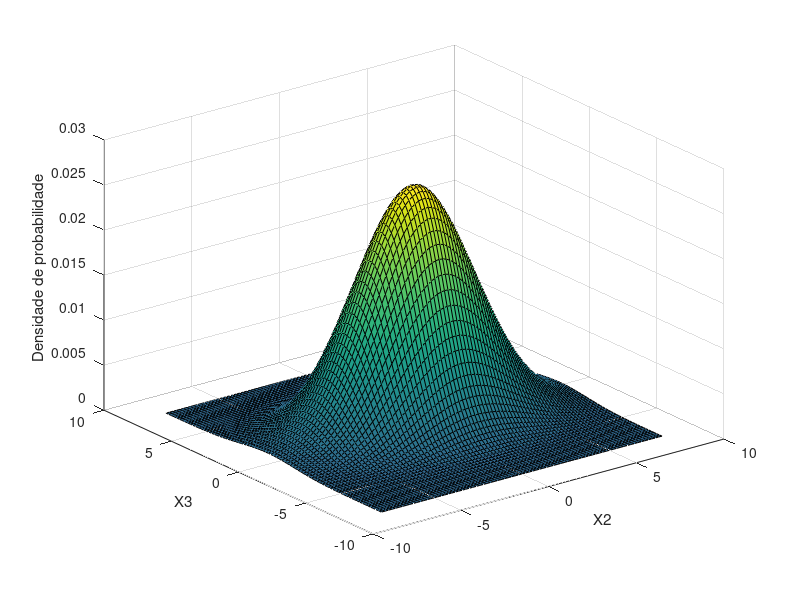

Reproduce this figure in MATLAB.
mu = [0 0];
Sigma = [9 -.5;-0.5 4];
x1 = -8:.2:8; x2 = -8:.2:8;
[X1,X2] = meshgrid(x1,x2);
F = mvnpdf([X1(:) X2(:)],mu,Sigma);
F = reshape(F,length(x2),length(x1));
surf(x1,x2,F);%superficie
caxis([min(F(:))-.5*range(F(:)),max(F(:))]);
xlabel('X2'); ylabel('X3'); zlabel('Densidade de probabilidade');